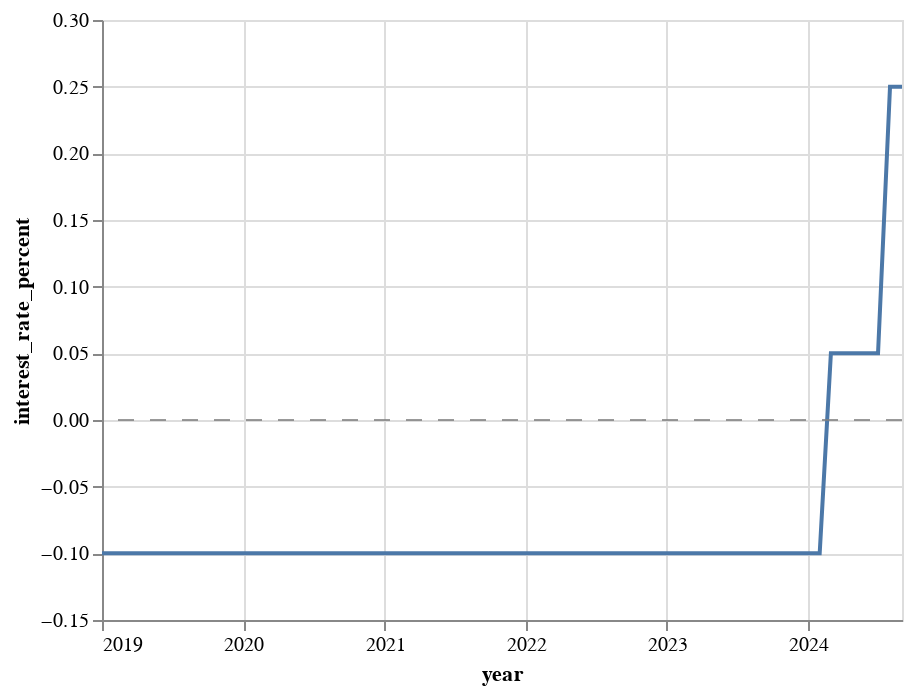

Here is the notebook cell this chart was saved with:
### Code cell
base = (
    ir_out.plot.line(
        x="year", 
        y=alt.Y("interest_rate_percent", scale=alt.Scale(zero=True, padding=1))
                      )
)

zero_line = alt.Chart().mark_rule(
    color='gray',
    strokeDash=[8, 8],
    opacity=0.8
).encode(y=alt.datum(0))

ir_chart = (
    (base + zero_line)
    .properties(width=400)
    .configure_scale(zero=False)
)

ir_chart

### Figure 1 — Vega-Lite specification as saved in the notebook (floating-point values rounded to 4 significant figures)
{"config": {"view": {"continuousWidth": 300, "continuousHeight": 300}, "scale": {"zero": false}}, "layer": [{"data": {"name": "data-6b4993524f4d59c79adec6ad533027ec"}, "mark": {"type": "line", "tooltip": true}, "encoding": {"x": {"field": "year", "type": "temporal"}, "y": {"field": "interest_rate_percent", "scale": {"padding": 1, "zero": true}, "type": "quantitative"}}, "name": "view_1"}, {"data": {"name": "empty"}, "mark": {"type": "rule", "color": "gray", "opacity": 0.8, "strokeDash": [8, 8]}, "encoding": {"y": {"datum": 0}}}], "params": [{"name": "param_3", "select": {"type": "interval", "encodings": ["x", "y"]}, "bind": "scales", "views": ["view_1"]}], "width": 400, "$schema": "https://vega.github.io/schema/vega-lite/v5.20.1.json", "datasets": {"data-6b4993524f4d59c79adec6ad533027ec": [{"year": "2019-01-01T00:00:00", "interest_rate_percent": -0.1}, {"year": "2019-02-01T00:00:00", "interest_rate_percent": -0.1}, {"year": "2019-03-01T00:00:00", "interest_rate_percent": -0.1}, {"year": "2019-04-01T00:00:00", "interest_rate_percent": -0.1}, {"year": "2019-05-01T00:00:00", "interest_rate_percent": -0.1}, {"year": "2019-06-01T00:00:00", "interest_rate_percent": -0.1}, {"year": "2019-07-01T00:00:00", "interest_rate_percent": -0.1}, {"year": "2019-08-01T00:00:00", "interest_rate_percent": -0.1}, {"year": "2019-09-01T00:00:00", "interest_rate_percent": -0.1}, {"year": "2019-10-01T00:00:00", "interest_rate_percent": -0.1}, {"year": "2019-11-01T00:00:00", "interest_rate_percent": -0.1}, {"year": "2019-12-01T00:00:00", "interest_rate_percent": -0.1}, {"year": "2020-01-01T00:00:00", "interest_rate_percent": -0.1}, {"year": "2020-02-01T00:00:00", "interest_rate_percent": -0.1}, {"year": "2020-03-01T00:00:00", "interest_rate_percent": -0.1}, {"year": "2020-04-01T00:00:00", "interest_rate_percent": -0.1}, {"year": "2020-05-01T00:00:00", "interest_rate_percent": -0.1}, {"year": "2020-06-01T00:00:00", "interest_rate_percent": -0.1}, {"year": "2020-07-01T00:00:00", "interest_rate_percent": -0.1}, {"year": "2020-08-01T00:00:00", "interest_rate_percent": -0.1}, {"year": "2020-09-01T00:00:00", "interest_rate_percent": -0.1}, {"year": "2020-10-01T00:00:00", "interest_rate_percent": -0.1}, {"year": "2020-11-01T00:00:00", "interest_rate_percent": -0.1}, {"year": "2020-12-01T00:00:00", "interest_rate_percent": -0.1}, {"year": "2021-01-01T00:00:00", "interest_rate_percent": -0.1}, {"year": "2021-02-01T00:00:00", "interest_rate_percent": -0.1}, {"year": "2021-03-01T00:00:00", "interest_rate_percent": -0.1}, {"year": "2021-04-01T00:00:00", "interest_rate_percent": -0.1}, {"year": "2021-05-01T00:00:00", "interest_rate_percent": -0.1}, {"year": "2021-06-01T00:00:00", "interest_rate_percent": -0.1}, {"year": "2021-07-01T00:00:00", "interest_rate_percent": -0.1}, {"year": "2021-08-01T00:00:00", "interest_rate_percent": -0.1}, {"year": "2021-09-01T00:00:00", "interest_rate_percent": -0.1}, {"year": "2021-10-01T00:00:00", "interest_rate_percent": -0.1}, {"year": "2021-11-01T00:00:00", "interest_rate_percent": -0.1}, {"year": "2021-12-01T00:00:00", "interest_rate_percent": -0.1}, {"year": "2022-01-01T00:00:00", "interest_rate_percent": -0.1}, {"year": "2022-02-01T00:00:00", "interest_rate_percent": -0.1}, {"year": "2022-03-01T00:00:00", "interest_rate_percent": -0.1}, {"year": "2022-04-01T00:00:00", "interest_rate_percent": -0.1}, {"year": "2022-05-01T00:00:00", "interest_rate_percent": -0.1}, {"year": "2022-06-01T00:00:00", "interest_rate_percent": -0.1}, {"year": "2022-07-01T00:00:00", "interest_rate_percent": -0.1}, {"year": "2022-08-01T00:00:00", "interest_rate_percent": -0.1}, {"year": "2022-09-01T00:00:00", "interest_rate_percent": -0.1}, {"year": "2022-10-01T00:00:00", "interest_rate_percent": -0.1}, {"year": "2022-11-01T00:00:00", "interest_rate_percent": -0.1}, {"year": "2022-12-01T00:00:00", "interest_rate_percent": -0.1}, {"year": "2023-01-01T00:00:00", "interest_rate_percent": -0.1}, {"year": "2023-02-01T00:00:00", "interest_rate_percent": -0.1}, {"year": "2023-03-01T00:00:00", "interest_rate_percent": -0.1}, {"year": "2023-04-01T00:00:00", "interest_rate_percent": -0.1}, {"year": "2023-05-01T00:00:00", "interest_rate_percent": -0.1}, {"year": "2023-06-01T00:00:00", "interest_rate_percent": -0.1}, {"year": "2023-07-01T00:00:00", "interest_rate_percent": -0.1}, {"year": "2023-08-01T00:00:00", "interest_rate_percent": -0.1}, {"year": "2023-09-01T00:00:00", "interest_rate_percent": -0.1}, {"year": "2023-10-01T00:00:00", "interest_rate_percent": -0.1}, {"year": "2023-11-01T00:00:00", "interest_rate_percent": -0.1}, {"year": "2023-12-01T00:00:00", "interest_rate_percent": -0.1}, {"year": "2024-01-01T00:00:00", "interest_rate_percent": -0.1}, {"year": "2024-02-01T00:00:00", "interest_rate_percent": -0.1}, {"year": "2024-03-01T00:00:00", "interest_rate_percent": 0.05}, {"year": "2024-04-01T00:00:00", "interest_rate_percent": 0.05}, {"year": "2024-05-01T00:00:00", "interest_rate_percent": 0.05}, {"year": "2024-06-01T00:00:00", "interest_rate_percent": 0.05}, {"year": "2024-07-01T00:00:00", "interest_rate_percent": 0.05}, {"year": "2024-08-01T00:00:00", "interest_rate_percent": 0.25}, {"year": "2024-09-01T00:00:00", "interest_rate_percent": 0.25}], "empty": [{}]}}
